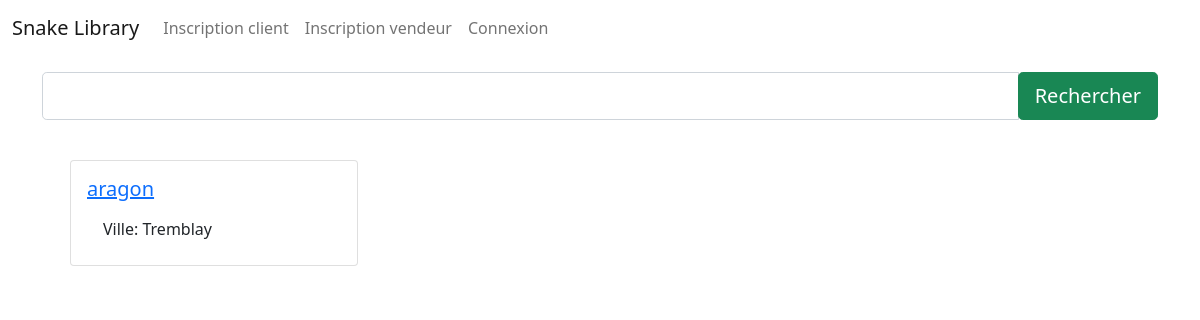
Before: / with the older database file.
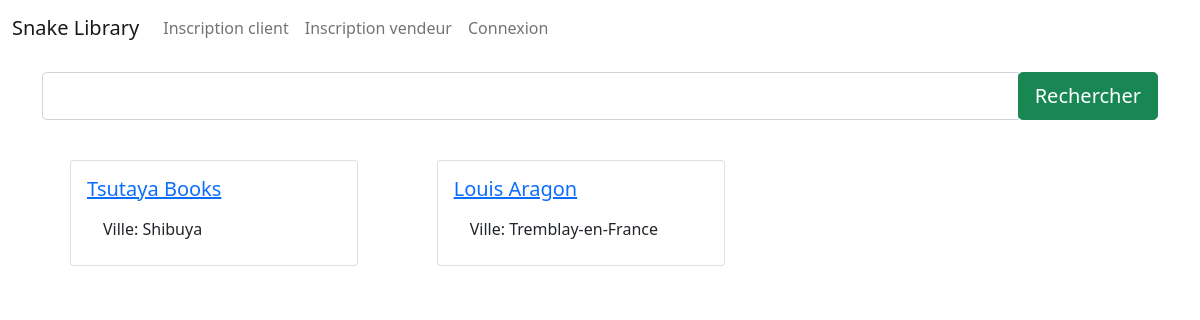
After: the same page with the newer database file.
### core/models/library.py (models this page shows, shortened)
class Library(models.Model):
    name = models.CharField(max_length=255)
    city = models.CharField(max_length=255, null=True, blank=True)
    longitude = models.FloatField(null=True, blank=True)
    latitude = models.FloatField(null=True, blank=True)
    user = models.ForeignKey(User, on_delete=models.CASCADE)
    books = models.ManyToManyField(Book, through=BookLibrary)

### core/views/library.py (the view)
# urls.py: path('', views.library.LibraryList.as_view(), name=library_name_prefix + '_list'),
class LibraryList(ListView):
    model = Library
    queryset = Library.objects.all()
    template_name = 'library/list.html'
    context_object_name = 'libraries'
    def get_queryset(self, *args, **kwargs):
        qs = super().get_queryset()
        query = self.request.GET.get('search')
        if query:
            qs = Library.objects.filter(Q(name__icontains=query))
            return qs
        return qs

### templates/library/list.html (shortened to what this page needs)
{%  extends 'base.html' %}
{% block content %}
	<div class="container mt-3">
		<div class="search">
			<form action="" method="get">
				<div class="input-group input-group-lg">
					<input type="text" class="form-control" aria-label="Large" name="search" aria-describedby="inputGroup-sizing-lg">
					<div class="input-group-btn">
						<button type="submit" class="btn btn-success btn-lg">
							Rechercher
						</button>
					</div>
				</div>
			</form>
		</div>
		<br>
		<div class="container">
			<div class="row g-2">
				{% for library in libraries %}
					<div class="col-md-4 col-sm-2">
						<div class="p-3">
							<div class="card" style="width: 18rem;">
								<div class="card-body">
									<a href="{% url 'library_get' id=library.id %}"><h5 class="card-title">{{ library.name }}</h5></a>
									<ul class="list-group list-group-flush">
                                        <li class="list-group-item">Ville: {{ library.city }}</li>
									</ul>
								</div>
							</div>
						</div>
					</div>
				{% endfor %}
			</div>
		</div>
	</div>
{% endblock content %}

### templates/base.html (shortened to what this page needs)
<!DOCTYPE html>
{% load static %}
<html lang="en">
	<head>
		<link rel="stylesheet" href="https://cdn.jsdelivr.net/npm/bootstrap-icons@1.10.2/font/bootstrap-icons.css">
		<link href="https://cdn.jsdelivr.net/npm/bootstrap@5.0.2/dist/css/bootstrap.min.css" rel="stylesheet">
		<link rel="stylesheet" href="https://unpkg.com/swiper@7/swiper-bundle.min.css"/>
		</head>
		<body>
			{% include 'partials/_navbar.html' %}
			{% block content %}{% endblock content %}
		</body>
	</html>

### templates/partials/_navbar.html (shortened to what this page needs)
{% load static %}
<nav class="navbar sticky-top navbar-expand-lg navbar-light">
    <div class="container-fluid">
        <a class="navbar-brand" href="/">Snake Library</a>
        <div class="collapse navbar-collapse" id="navbarScroll">
            <ul class="navbar-nav me-auto my-2 my-lg-0 navbar-nav-scroll" style="--bs-scroll-height: 100px;">
                {% if request.user.is_authenticated %}
                    <li>
                        <a class="nav-link active lead" aria-current="page" href="{% url 'user_reservation' %}">Mes
                            réservations
                        </a>
                    </li>
                    {% if request.user.is_superuser %}
                        <li>
                            <a class="nav-link active lead" aria-current="page" href="{% url 'admin:index' %}">Panel
                                admin</a>
                        </li>
                        <li>
                            <a class="nav-link active lead" aria-current="page"
                               href="{% url 'user_profile' %}">Mon profil</a>
                        </li>
                        <li>
                            <a class="nav-link active lead" aria-current="page"
                               href="{% url 'logout' %}">Déconnexion</a>
                        </li>
                    {% elif request.user.is_customer %}
                        <li>
                            <a class="nav-link active lead" aria-current="page"
                               href="{% url 'user_profile' %}">Profil</a>
                        </li>
                        <li>
                            <a class="nav-link active lead" aria-current="page"
                               href="{% url 'logout' %}">Déconnexion</a>
                        </li>
                    {% elif request.user.is_bookseller %}
                        <li class="nav-item">
                            <a class="nav-link lead" href="{% url 'book_add' %}">Ajouter un livre</a>
                        </li>
                        <li class="nav-item">
                            <a class="nav-link lead" href="{% url 'dashboard' %}">Ma librairie</a>
                        </li>
                        <li class="nav-item">
                            <a class="nav-link lead" href="{% url 'dashboard_loan' %}">Gestion des emprunts</a>
                        </li>
                        <li class="nav-item">
                            <a class="nav-link lead" href="#">Retard de livres</a>
                        </li>
                        <li class="nav-item">
                            <a class="nav-link lead" href="#">Groupes de lecture</a>
                        </li>
                        <li>
                            <a class="nav-link active lead" aria-current="page" href="{% url 'user_profile' %}">Mon
                                profil</a>
                        </li>
                        <li>
                            <a class="nav-link active lead" aria-current="page"
                               href="{% url 'logout' %}">Déconnexion</a>
                        </li>
                    {% endif %}
                {% else %}
                    <div class="d-flex">
                        <li class="nav-item">
                            <a class="nav-link" href="{% url 'customer_signup' %}">Inscription client</a>
                        </li>
                        <li class="nav-item">
                            <a class="nav-link" href="{% url 'bookseller_signup' %}">Inscription vendeur</a>
                        </li>
                        <li class="nav-item">
                            <a class="nav-link" href="{% url 'login' %}">Connexion</a>
                        </li>
                    </div>
                {% endif %}
            </ul>
        </div>
    </div>
</nav>

Changed rows visible on the page:
removed Library: name "aragon", city "Tremblay"
added Library: name "Tsutaya Books", city "Shibuya"
added Library: name "Louis Aragon", city "Tremblay-en-France"
